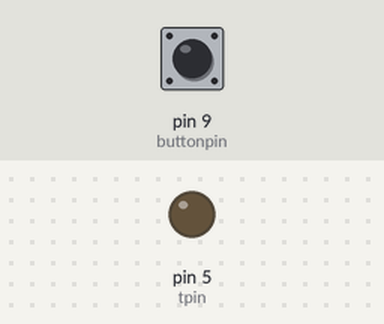
Bench run of a sketch on a simulated Arduino Uno, built with avr-gcc and run on an emulated ATmega328P. Parts: output pins drawn as LEDs (lit = HIGH). The test bench sets the inputs (shaded band); at power-on: pin 9 (buttonpin) HIGH. What the sketch prints to the serial monitor is not drawn.

Above: at 0.2 s.
Timing chart, 0 to 1.9 s (numbered marks = the images above):
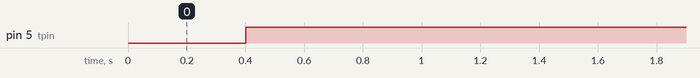

The sketch:

pindot_button.ino
```cpp
int tpin = 5;
int buttonpin = 9;
int value;


void setup() {
  // put your setup code here, to run once:

  pinMode(tpin, OUTPUT);
  pinMode(buttonpin, INPUT_PULLUP);

  Serial.begin(9600);
}

void loop() {
  // put your main code here, to run repeatedly:
  value = digitalRead(buttonpin);
  Serial.println(buttonpin);
  delay(400);

  value = digitalRead(buttonpin);

  if (value == LOW)
  {
    digitalWrite (tpin,LOW);
  }
  else {
    digitalWrite(tpin,HIGH);
  }
}
```

Measured:
- by itself, pin 5 (tpin): LOW → HIGH at 0.40 s
